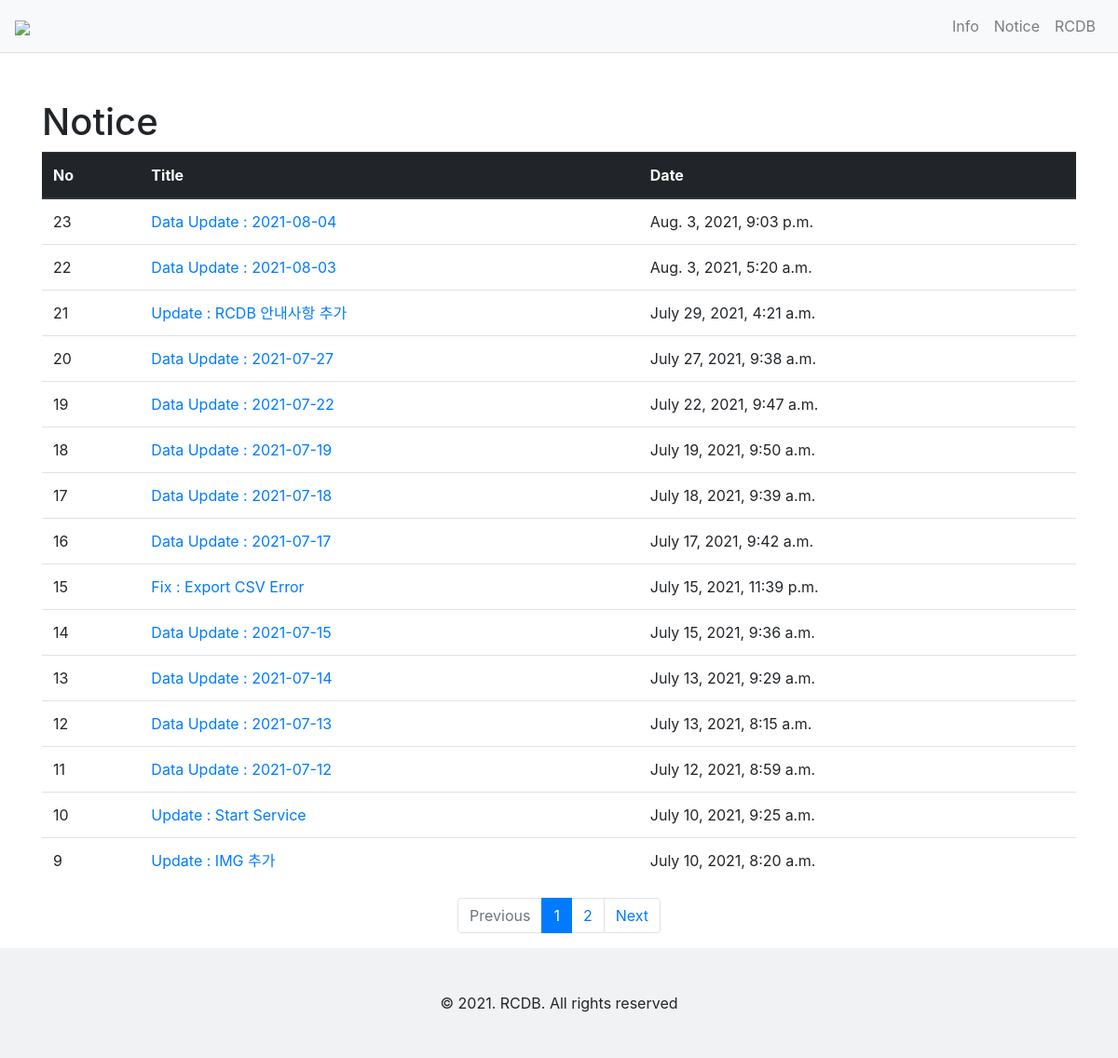
Page /notice/ on the earlier database version.
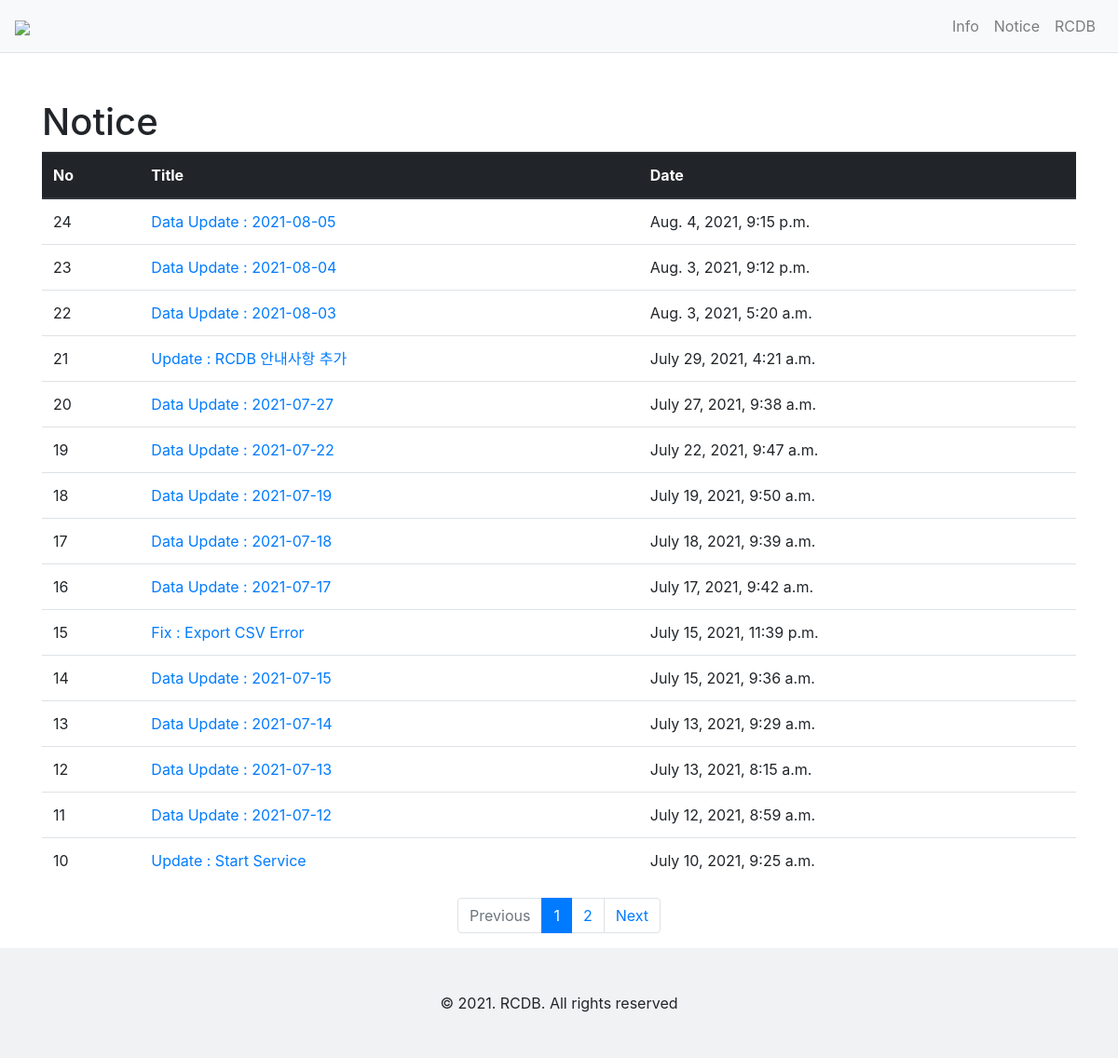
Same page on the later database version.
### notice/models.py (models this page shows, shortened)
class Notice(models.Model):
    subject = models.CharField(max_length=100)
    content = models.TextField()
    create_date = models.DateTimeField()

### notice/views.py (the view)
# urls.py: path('', views.index, name='index'),
def index(request):
    page = request.GET.get('page', '1')
    notice_list = Notice.objects.order_by('-create_date')
    paginator = Paginator(notice_list, 15)
    page_obj = paginator.get_page(page)
    context = {'notice_list': page_obj}
    return render(request, 'notice/notice_list.html', context)

### notice/templatetags/md_filter.py (called while the page is built)
@register.filter
def sub(value, arg):
    return value - arg

### templates/notice/notice_list.html
{% extends 'base.html' %}
{% load md_filter %}
{% block content %}
<div class="container my-3">
    <h1 style="margin-top : 50px ;">Notice</h1>
    <table class="table">
        <thead>
        <tr class="thead-dark">
            <th>No</th>
            <th>Title</th>
            <th>Date</th>
        </tr>
        </thead>
        <tbody>
        {% if notice_list %}
        {% for notice in notice_list %}
        <tr>
            <td>{{ notice_list.paginator.count|sub:notice_list.start_index|sub:forloop.counter0|add:1 }}</td>
            <td>
                <a href="{% url 'notice:detail' notice.id %}">{{ notice.subject }}</a>
            </td>
            <td>{{ notice.create_date }}</td>
        </tr>
        {% endfor %}
        {% else %}
        <tr>
            <td colspan="3">공지가 없습니다.</td>
        </tr>
        {% endif %}
        </tbody>
    </table>
    <ul class="pagination justify-content-center">
        {% if notice_list.has_previous %}
        <li class="page-item">
            <a class="page-link" href="?page={{ notice_list.previous_page_number }}">Previous</a>
        </li>
        {% else %}
        <li class="page-item disabled">
            <a class="page-link" tabindex="-1" aria-disabled="true" href="#">Previous</a>
        </li>
        {% endif %}
        {% for page_number in notice_list.paginator.page_range %}
        {% if page_number >= notice_list.number|add:-5 and page_number <= notice_list.number|add:5 %}
            {% if page_number == notice_list.number %}
            <li class="page-item active" aria-current="page">
                <a class="page-link" href="?page={{ page_number }}">{{ page_number }}</a>
            </li>
            {% else %}
            <li class="page-item">
                <a class="page-link" href="?page={{ page_number }}">{{ page_number }}</a>
            </li>
            {% endif %}
            {% endif %}
        {% endfor %}
        {% if notice_list.has_next %}
        <li class="page-item">
            <a class="page-link" href="?page={{ notice_list.next_page_number }}">Next</a>
        </li>
        {% else %}
        <li class="page-item disabled">
            <a class="page-link" tabindex="-1" aria-disabled="true" href="#">Next</a>
        </li>
        {% endif %}
    </ul>
</div>
{% endblock %}

### templates/base.html (shortened to what this page needs)
{% load static %}
<!doctype html>
<html lang="ko">
    <head>
        <link rel="stylesheet" href="https://maxcdn.bootstrapcdn.com/bootstrap/4.0.0/css/bootstrap.min.css">
        <link href="https://cdn.jsdelivr.net/npm/handsontable@9.0.1/dist/handsontable.full.min.css" rel="stylesheet" media="screen">
    </head>
    <body>
        {% include "navbar.html" %}
        {% block content %}
        {% endblock %}
        {% include 'footer.html' %}
    </body>
</html>

### templates/navbar.html (shortened to what this page needs)
<nav class="navbar navbar-expand-lg navbar-light bg-light border-bottom">
    <a class="navbar-brand" href="{% url 'main:index' %}"><img src="https://github.com/ChanToRe/RCDB/blob/master/img/Logo.png?raw=true"></a>
    <div class="collapse navbar-collapse flex-grow-0 justify-content-end bg-light" id="navbarNav">
        <ul class="navbar-nav">
            <li class="nav-item">
                <a class="nav-link" href="{% url 'info:index' %}">Info</a>
            </li>
            <li class="nav-item ">
                <a class="nav-link" href="{% url 'notice:index' %}">Notice</a>
            </li>
                <a class="nav-link" href="{% url 'rcdb:index' %}">RCDB</a>
        </ul>
    </div>
</nav>

### templates/footer.html
<div style = "position:relative; left:0; bottom:0; width:100%; padding:15px 0; text-align:center; background:#F1F2F4">
    <div style="margin-top:2rem; margin-bottom:2rem;">
        <footer>© 2021. RCDB. All rights reserved</footer>
    </div>
</div>

Differences in the rows shown:
no longer on this page (row unchanged): Notice: paginator.count|sub "9", subject "Update : IMG 추가", create_date "July 10, 2021, 8:20 a.m."
added Notice: paginator.count|sub "24", subject "Data Update : 2021-08-05", create_date "Aug. 4, 2021, 9:15 p.m."
changed Notice: create_date "Aug. 3, 2021, 9:03 p.m." → "Aug. 3, 2021, 9:12 p.m."
